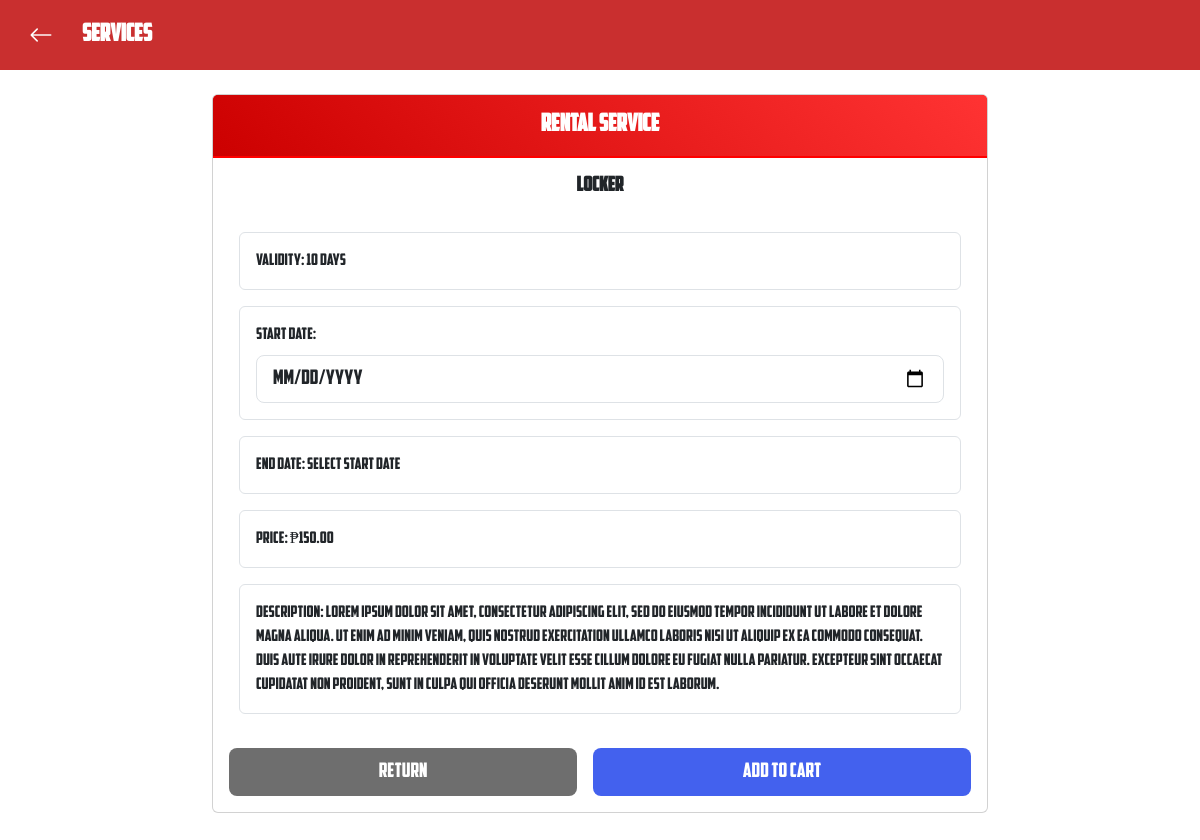
The page /website/services/avail_rental.php?id=5 (signed in) on the database its author committed.
### tables this page shows
CREATE TABLE `rental_services` (
  `id` int(11) NOT NULL,
  `service_name` varchar(100) NOT NULL,
  `price` decimal(10,2) NOT NULL,
  `total_slots` int(11) NOT NULL,
  `available_slots` int(11) NOT NULL,
  `duration` int(11) NOT NULL,
  `duration_type_id` int(11) NOT NULL,
  `description` text DEFAULT NULL,
  `status` enum('active','inactive') NOT NULL,
  `is_removed` tinyint(1) NOT NULL DEFAULT 0,
  `created_at` timestamp NOT NULL DEFAULT current_timestamp(),
  `updated_at` timestamp NOT NULL DEFAULT current_timestamp() ON UPDATE current_timestamp()
);

CREATE TABLE `duration_types` (
  `id` int(11) NOT NULL,
  `type_name` varchar(20) NOT NULL
);

### website/services/services.class.php (called while the page is built, shortened)
<?php
class Services_class{
    protected $db;
    function __construct(){
        $this->db = new Database();
    }
    public function fetchRental($rental_id) {
        $conn = $this->db->connect();
        $sql = "SELECT rs.*, dt.type_name as duration_type
                FROM rental_services rs
                LEFT JOIN duration_types dt ON rs.duration_type_id = dt.id
                WHERE rs.id = ?";
        $stmt = $conn->prepare($sql);
        $stmt->execute([$rental_id]);
        return $stmt->fetch();
    }
}

### website/services/avail_rental.php (the view, shortened to what this page needs)
<?php
require_once 'services.class.php';
$rental_id = $service_name = $price = $duration = $duration_type = $available_slots = $description = '';
$start_date = $end_date = '';
$Services = new Services_Class();
if ($_SERVER['REQUEST_METHOD'] == 'GET') {
    if (isset($_GET['id'])) {
        $rental_id = clean_input($_GET['id']);
        $record = $Services->fetchRental($rental_id);
        $service_name = $record['service_name'];
        $price = $record['price'];
        $duration = $record['duration'];
        $duration_type = $record['duration_type'];
        $description = $record['description'];
    } else {
        header('location: ../services.php');
        exit;
    }
}
?>
<link rel="stylesheet" href="https://cdn.jsdelivr.net/npm/bootstrap@5.3.2/dist/css/bootstrap.min.css">
<link rel="stylesheet" href="https://cdn.jsdelivr.net/npm/bootstrap-icons@1.11.1/font/bootstrap-icons.css">
<link rel="stylesheet" href="service.css">
<div class="avail-rental-page">
    <div class="container-fluid p-0">
        <div class="bg-custom-red text-white p-3 d-flex align-items-center">
            <button class="btn text-white me-3" onclick="window.location.href='../services.php'">
                <i class="bi bi-arrow-left fs-4"></i>
            </button>
            <h1 class="mb-0 fs-4 fw-bold">SERVICES</h1>
        </div>
        <div class="container-fluid">
    <div class="row flex-grow-1 overflow-auto">
        <div class="col-12 col-lg-8 mx-auto py-3 main-container">
            <div class="card main-content" style="width: 100%;">
                <div class="card-header py-3">
                    <h2 class="h4 fw-bold mb-0 text-center">Rental Service</h2>
                </div>
                <div class="card-body p-3">
                    <h3 class="h5 fw-bold text-center mb-4"><?= $service_name ?></h3>
                    <section class="scrollable-section">
                        <div class="row g-3">
                            <div class="col-12">
                                <div class="border rounded p-3">
                                    <p class="mb-0">Validity: <?= $duration . ' ' . $duration_type ?></p>
                                </div>
                            </div>
                            <div class="col-12">
                                <div class="border rounded p-3">
                                    <div class="form-group">
                                        <label for="start_date" class="form-label">Start Date:</label>
                                        <input type="date"
                                            class="form-control form-control-lg"
                                            id="start_date"
                                            name="start_date"
                                            min="<?= date('Y-m-d', strtotime('today')) ?>"
                                            value="<?= $start_date ?>"
                                            required
                                            onchange="updateEndDate(this.value, <?= $duration ?>, '<?= $duration_type ?>')">
                                    </div>
                                </div>
                            </div>
                            <div class="col-12">
                                <div class="border rounded p-3">
                                    <p class="mb-0">End Date: <span id="end_date">Select start date</span></p>
                                </div>
                            </div>
                            <div class="col-12">
                                <div class="border rounded p-3">
                                    <p class="mb-0">Price: ₱<?= number_format($price, 2) ?></p>
                                </div>
                            </div>
                            <?php if (!empty($description)): ?>
                            <div class="col-12">
                                <div class="border rounded p-3">
                                    <p class="mb-0">Description: <?= nl2br(htmlspecialchars($description)) ?></p>
                                </div>
                            </div>
                            <?php endif; ?>
                        </div>
                    </section>
                    <div class="d-grid gap-3 d-md-flex justify-content-md-between mt-4">
                        <a href="../services.php" class="btn return-btn btn-lg flex-fill">Return</a>
                        <?php if (isset($_SESSION['user_id'])): ?>
                            <form method="POST" class="flex-fill" onsubmit="return validateForm()">
                                <button type="submit" name="add_to_cart" class="btn btn-lg w-100 add-cart">Add to Cart</button>
                            </form>
                        <?php else: ?>
                            <a href="../../login/login.php" class="btn btn-lg w-100 add-cart">Login to Add</a>
                        <?php endif; ?>
                    </div>
                </div>
            </div>
        </div>
    </div>
</div>
</body>
</html>

### website/services/service.css (style rules this page uses)
.main-container { display: flex; justify-content: center; align-items: center; height: 90vh; }
.bg-custom-red { background-color: #c92f2f !important; }
.card-header { background: linear-gradient(45deg, #cc0000, #ff3333); }
.scrollable-section { max-height: calc(100vh - 350px); padding: 10px; overflow-y: auto; overflow-x: hidden; }
.flex-fill { height: 48px !important; }
.return-btn { background-color: #6e6e6e; color: white; }
.d-grid { height: 48px; }
.add-cart { background-color: #4361ee; color: white; }

### website/services/avail_rental.php (style rules this page uses)
.bg-custom-red { background-color: #ff0000; }
.card-header, .btn-custom-red { background-color: #ff0000; color: white; }
.card-header { background-color: #ff0000; border-bottom: 2px solid #ff0000; padding: 1rem; }

### rows shown on the page
rental_services: service_name "Locker", duration "10", duration_type.type_name "days", price "150.00", description "Lorem ipsum dolor sit amet, consectetur adipiscing elit, sed do eiusmod tempor incididunt ut labore et dolore magna aliqua. Ut enim ad minim veniam, quis nostrud exercitation ullamco laboris nisi ut aliquip ex ea commodo consequat. Duis aute irure dolor in reprehenderit in voluptate velit esse cillum dolore eu fugiat nulla pariatur. Excepteur sint occaecat cupidatat non proident, sunt in culpa qui officia deserunt mollit anim id est laborum."
